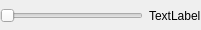
<?xml version="1.0" encoding="UTF-8"?>
<ui version="4.0">
 <class>Volume_control</class>
 <widget class="QDialog" name="Volume_control">
  <property name="geometry">
   <rect>
    <x>0</x>
    <y>0</y>
    <width>201</width>
    <height>30</height>
   </rect>
  </property>
  <property name="windowTitle">
   <string>Dialog</string>
  </property>
  <widget class="QWidget" name="">
   <property name="geometry">
    <rect>
     <x>0</x>
     <y>0</y>
     <width>201</width>
     <height>31</height>
    </rect>
   </property>
   <layout class="QHBoxLayout" name="horizontalLayout">
    <item>
     <widget class="QSlider" name="VolumeS">
      <property name="orientation">
       <enum>Qt::Orientation::Horizontal</enum>
      </property>
     </widget>
    </item>
    <item>
     <widget class="QLabel" name="VolumeL">
      <property name="text">
       <string>TextLabel</string>
      </property>
     </widget>
    </item>
   </layout>
  </widget>
 </widget>
 <resources/>
 <connections/>
</ui>
